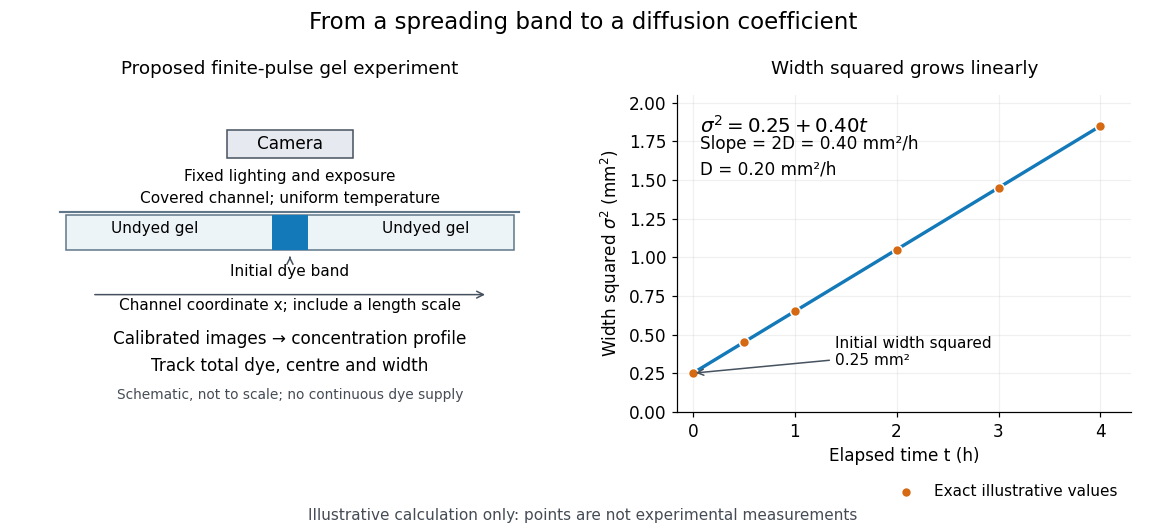

Python code for this plot:
"""Original proposed experiment schematic and exact toy width values, not data.

Write matching PNG basename to CWD; run from _media with
MPLCONFIGDIR=/tmp/codex-wiki-matplotlib. Dependencies: Python 3.14,
NumPy 2.3.5, Matplotlib 3.10.7 (repository environment).
"""

from pathlib import Path

import matplotlib

matplotlib.use("Agg")
import matplotlib.pyplot as plt
from matplotlib.patches import Rectangle
import numpy as np


def main():
    plt.rcParams.update({"font.size": 11, "axes.spines.top": False,
                         "axes.spines.right": False, "figure.facecolor": "white",
                         "axes.facecolor": "white", "savefig.facecolor": "white"})
    fig, (setup, graph) = plt.subplots(1, 2, figsize=(10.6, 4.8),
                                      gridspec_kw={"width_ratios": (1.15, 1)})
    setup.set(xlim=(0, 10), ylim=(0, 10))
    setup.axis("off")
    setup.set_title("Proposed finite-pulse gel experiment", fontsize=12, pad=14)
    setup.add_patch(Rectangle((3.8, 8.0), 2.4, 0.9, fc="#e6eaf0", ec="#46525f"))
    setup.text(5, 8.45, "Camera", ha="center", va="center")
    setup.text(5, 7.3, "Fixed lighting and exposure", ha="center", fontsize=10)
    setup.add_patch(Rectangle((0.7, 5.1), 8.6, 1.1, fc="#edf4f7", ec="#607689"))
    setup.add_patch(Rectangle((4.65, 5.1), 0.7, 1.1, fc="#1479b8", ec="none"))
    setup.plot([0.6, 9.4], [6.32, 6.32], color="#607689", lw=1.4)
    setup.text(5, 6.6, "Covered channel; uniform temperature", ha="center", fontsize=10)
    setup.text(2.4, 5.63, "Undyed gel", ha="center", fontsize=10)
    setup.text(7.6, 5.63, "Undyed gel", ha="center", fontsize=10)
    setup.annotate("Initial dye band", xy=(5, 5.0), xytext=(5, 4.3), ha="center",
                   arrowprops={"arrowstyle": "->", "color": "#46525f"}, fontsize=10)
    setup.annotate("", xy=(8.8, 3.7), xytext=(1.2, 3.7),
                   arrowprops={"arrowstyle": "->", "color": "#46525f"})
    setup.text(5, 3.2, "Channel coordinate x; include a length scale", ha="center", fontsize=10)
    setup.text(5, 2.15, "Calibrated images → concentration profile", ha="center", fontsize=11)
    setup.text(5, 1.3, "Track total dye, centre and width", ha="center", fontsize=11)
    setup.text(5, 0.4, "Schematic, not to scale; no continuous dye supply", ha="center",
               fontsize=9, color="#454c55")
    t = np.linspace(0, 4, 201)
    sample_times = np.array([0, 0.5, 1, 2, 3, 4])
    graph.plot(t, 0.25 + 0.40*t, color="#1479b8", lw=2.2)
    graph.scatter(sample_times, 0.25 + 0.40*sample_times, s=42, color="#d66a13",
                  edgecolor="white", zorder=3, label="Exact illustrative values")
    graph.set(xlabel="Elapsed time t (h)", ylabel=r"Width squared $\sigma^2$ (mm$^2$)",
              xlim=(-0.15, 4.3), ylim=(0, 2.05))
    graph.set_title("Width squared grows linearly", fontsize=12, pad=14)
    graph.grid(alpha=0.18)
    graph.text(0.05, 0.88, r"$\sigma^2 = 0.25 + 0.40t$", transform=graph.transAxes, fontsize=13)
    graph.text(0.05, 0.75, "Slope = 2D = 0.40 mm²/h\nD = 0.20 mm²/h", transform=graph.transAxes,
               fontsize=11, linespacing=1.5)
    graph.annotate("Initial width squared\n0.25 mm²", xy=(0, 0.25), xytext=(1.4, 0.30),
                   arrowprops={"arrowstyle": "->", "color": "#46525f"}, fontsize=10)
    graph.legend(loc="lower right", bbox_to_anchor=(1, -0.32), frameon=False, fontsize=10)
    fig.suptitle("From a spreading band to a diffusion coefficient", fontsize=15, y=0.98)
    fig.text(0.5, 0.015, "Illustrative calculation only: points are not experimental measurements",
             ha="center", fontsize=10, color="#454c55")
    fig.subplots_adjust(left=0.025, right=0.97, bottom=0.22, top=0.82, wspace=0.26)
    fig.savefig(Path(__file__).stem + ".png", dpi=110, transparent=False)
    plt.close(fig)


if __name__ == "__main__":
    main()
